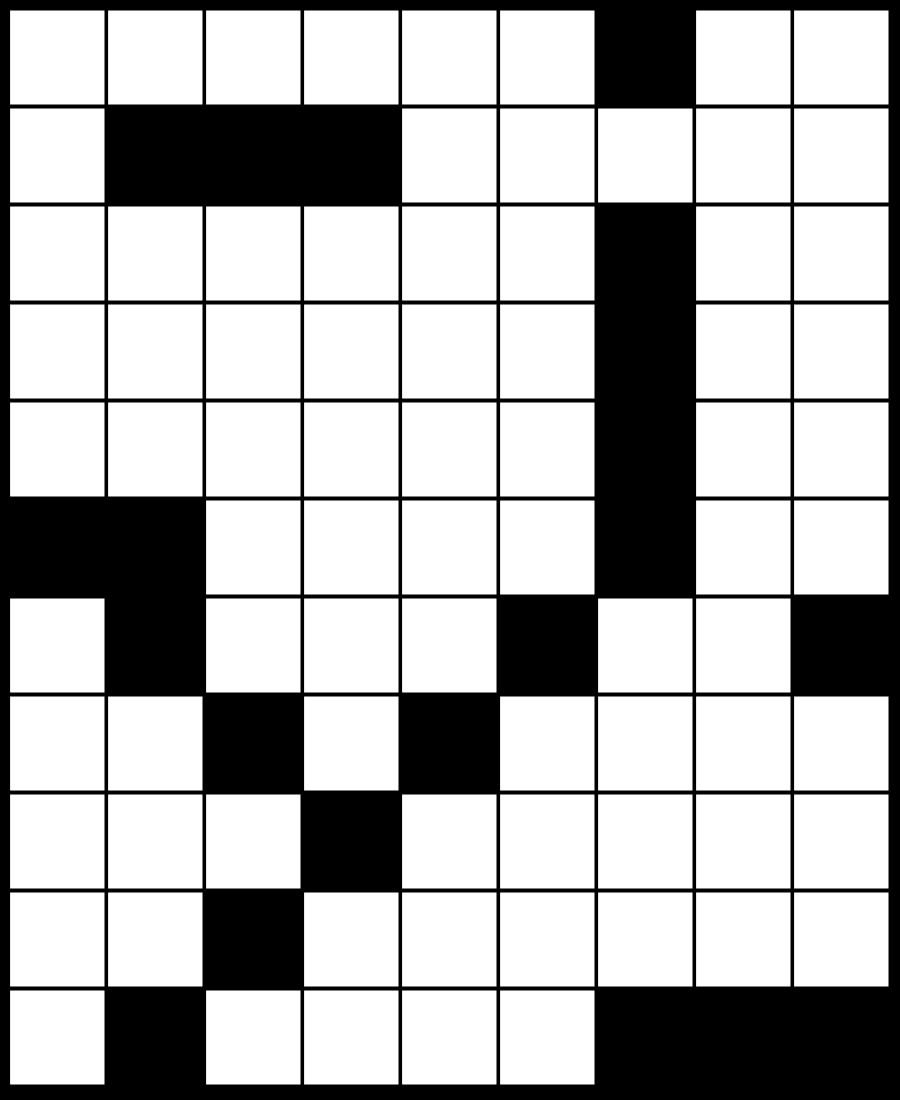
Frame 1 (no input)
Frame 2 (the mouse pressed at the canvas centre, redrawn once): identical to frame 1, image omitted

The p5.js sketch that drew this single still picture (run headless with seeded random() and noise() and a simulated clock; the mouse was pressed at the canvas centre and the sketch redrawn once):

// p5.js sketch
// ── sketch.js
function setup() {
  createCanvas(900, 1100);
  noLoop();
}

function draw() {
  background(0);

  for (let x = 0; x < 9; x+=1) {
	  for (let y = 0; y < 11; y+=1) {
		  push();
		  translate(10,10);
		  translate(x * 98, y * 98);

		  rect(0,0,95,95);

		  //(0,7)
		  if (y == 0 && x == 6) {
			  fill(0,0,0);
			  rect(0,0,95,95);
		  }
		  //(1,1)
		  else if (y == 1 && x == 1) {
			  fill(0,0,0);
			  rect(0,0,95,95);
		  }
		  //(1,2)
		  else if (y == 1 && x == 2) {
                          fill(0,0,0);
                          rect(0,0,95,95);
                  }
		  //(1,3)
		  else if (y == 1 && x == 3) {
                          fill(0,0,0);
                          rect(0,0,95,95);
                  }
		  //(2,7)
		  else if (y == 2 && x == 6) {
                          fill(0,0,0);
                          rect(0,0,95,95);
                  }
		  //(3,7)
		  else if (y == 3 && x == 6) {
                          fill(0,0,0);
                          rect(0,0,95,95);
                  }
		  //(4,7)
		  else if (y == 4 && x == 6) {
                          fill(0,0,0);
                          rect(0,0,95,95);
                  }
		  //(5,0)
		  else if (y == 5 && x == 0) {
                          fill(0,0,0);
                          rect(0,0,95,95);
                  }
		  //(5,1)
		  else if (y == 5 && x == 1) {
                          fill(0,0,0);
                          rect(0,0,95,95);
                  }
		  //(5,7)
		  else if (y == 5 && x == 6) {
                          fill(0,0,0);
                          rect(0,0,95,95);
                  }
		  //(6,1)
		  else if (y == 6 && x == 1) {
                          fill(0,0,0);
                          rect(0,0,95,95);
                  }
		  //(6,5)
		  else if (y == 6 && x == 5) {
                          fill(0,0,0);
                          rect(0,0,95,95);
                  }
		  //(6,8)
		  else if (y == 6 && x == 8) {
                          fill(0,0,0);
                          rect(0,0,95,95);
                  }
		  //(7,2)
		  else if (y == 7 && x == 2) {
                          fill(0,0,0);
                          rect(0,0,95,95);
                  }
		  //(7,4)
		  else if (y == 7 && x == 4) {
                          fill(0,0,0);
                          rect(0,0,95,95);
                  }
		  //(8,3)
		  else if (y == 8 && x == 3) {
                          fill(0,0,0);
                          rect(0,0,95,95);
                  }
		  //(9,2)
		  else if (y == 9 && x == 2) {
                          fill(0,0,0);
                          rect(0,0,95,95);
                  }
		  //(10,1)
		  else if (y == 10 && x == 1) {
                          fill(0,0,0);
                          rect(0,0,95,95);
                  }
		  //(10,6)
		  else if (y == 10 && x == 6) {
                          fill(0,0,0);
                          rect(0,0,95,95);
                  }
		  //(10,7)
		  else if (y == 10 && x == 7) {
                          fill(0,0,0);
                          rect(0,0,95,95);
                  }
		  //(10,8)
		  else if (y == 10 && x == 8) {
                          fill(0,0,0);
                          rect(0,0,95,95);
                  }
		  pop();
	  }
  }
}
